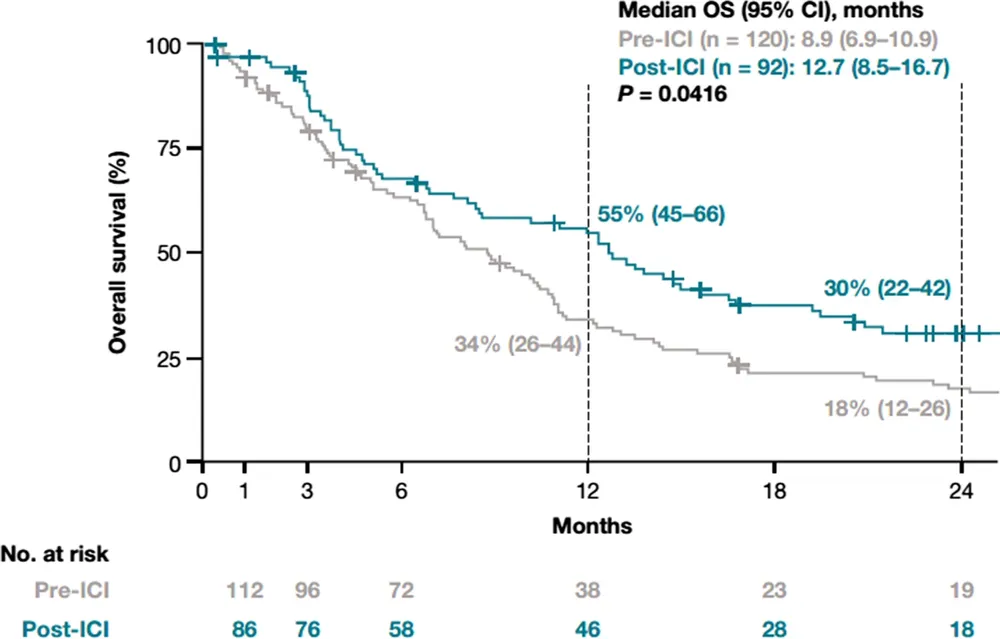
#> input picture input/Kaplan-Meier NSQ OS.webp, 1000 x 639 px, shrunk from 1594 x 1018 before the run
$ python -i color_transform.py   (imports and definitions only)
#> lines starting #> are read from the running program, lines starting #| are printed output that depends on the picture
#> further down, picture is the input picture: shape (639, 1000, 3); mean B, G, R 246.8, 246.6, 244.9
"""
Color transformation module for improving curve extraction.

When curves are difficult to extract due to color similarity with background
elements (e.g., black curves on white background with black axes/text),
this module applies automatic color transformations to improve visibility.
"""

import cv2
import numpy as np
import pandas as pd
from typing import List, Tuple, Optional, Dict
from dataclasses import dataclass
import tempfile
import os


@dataclass
class ColorTransformResult:
    """Result of a color transformation attempt."""
    transform_name: str
    transformed_image: np.ndarray
    temp_path: str
    curve_color_in_transformed: str  # What color the target curve appears as after transform


class ColorTransformer:
    """
    Automatically applies color transformations to improve curve extraction.

    Strategies:
    1. Inversion - for dark curves (black, dark gray)
    2. Channel isolation - for colored curves mixed with similar colors
    3. HSV manipulation - for curves with specific hue ranges
    """

    def __init__(self, image: np.ndarray):
        """
        Initialize with the original image.

        Args:
            image: BGR image array
        """
        self.original = image.copy()
        self.hsv = cv2.cvtColor(image, cv2.COLOR_BGR2HSV)
#> self.hsv: shape (639, 1000, 3); mean H, S, V 8.1, 3.5, 247
        self.gray = cv2.cvtColor(image, cv2.COLOR_BGR2GRAY)
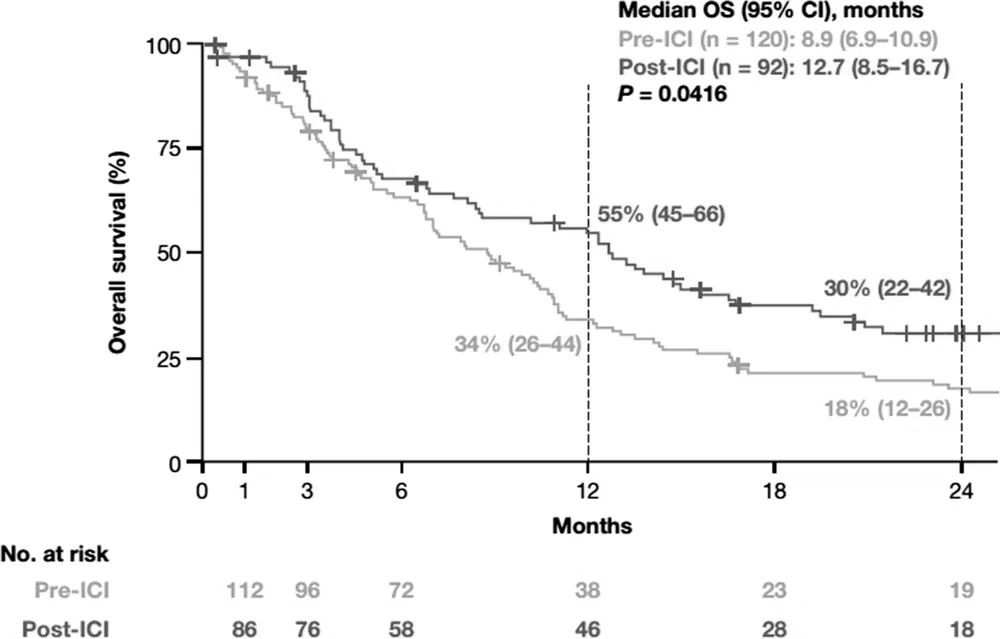
#> self.gray: shape (639, 1000); min 0, max 255, mean 246.1
        self.temp_files = []

    # [103 lines left out: functions cleanup, detect_difficult_colors, isolate_color, remove_colors, invert, not called in this run]

    def enhance_contrast(self, image: Optional[np.ndarray] = None) -> np.ndarray:
        """
        Enhance contrast using CLAHE.

        Args:
            image: Image to enhance (uses original if None)

        Returns:
            Contrast-enhanced image
        """
        img = image if image is not None else self.original

        # Convert to LAB color space
        lab = cv2.cvtColor(img, cv2.COLOR_BGR2LAB)
#> lab: shape (639, 1000, 3); mean of channels 0, 1, 2 246.8, 127.6, 127.7
        l, a, b = cv2.split(lab)
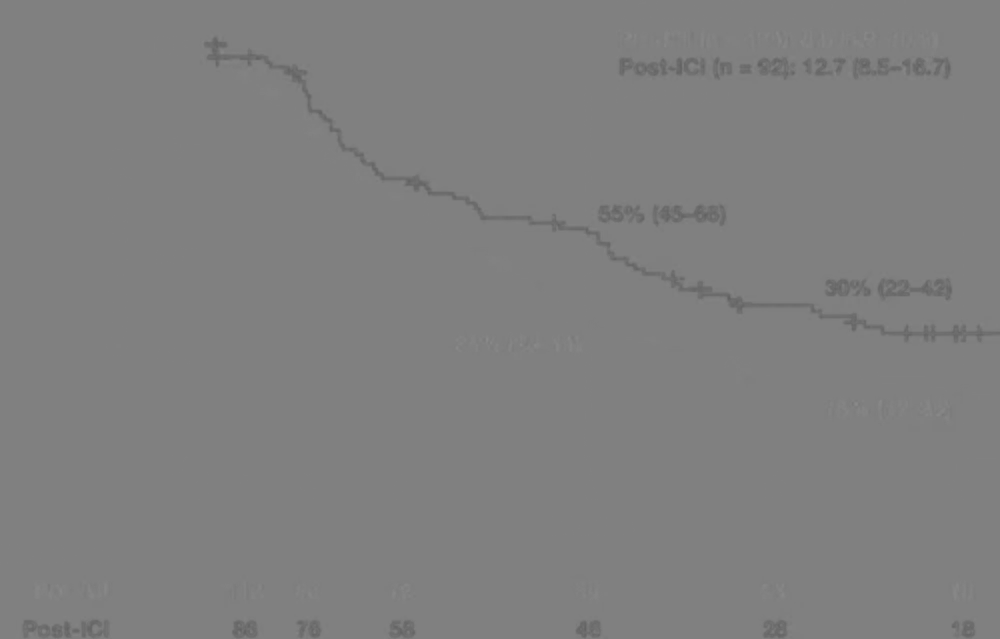
#> a: shape (639, 1000); min 97, max 138, mean 127.6

        # Apply CLAHE to L channel
        clahe = cv2.createCLAHE(clipLimit=2.0, tileGridSize=(8, 8))
        l = clahe.apply(l)

        # Merge and convert back
        lab = cv2.merge([l, a, b])
#> lab: shape (639, 1000, 3); mean of channels 0, 1, 2 245.8, 127.6, 127.7
        return cv2.cvtColor(lab, cv2.COLOR_LAB2BGR)

    # [279 lines left out: functions get_transforms_for_color, extract_curve_from_marks, validate_curve_extraction, auto_transform_and_extract, not called in this run]

>>> import cv2
>>> picture = cv2.imread('../input/Kaplan-Meier NSQ OS.webp')
>>> result = ColorTransformer(picture).enhance_contrast()

$ run again, on input/Kaplan-Meier SQ OS.webp
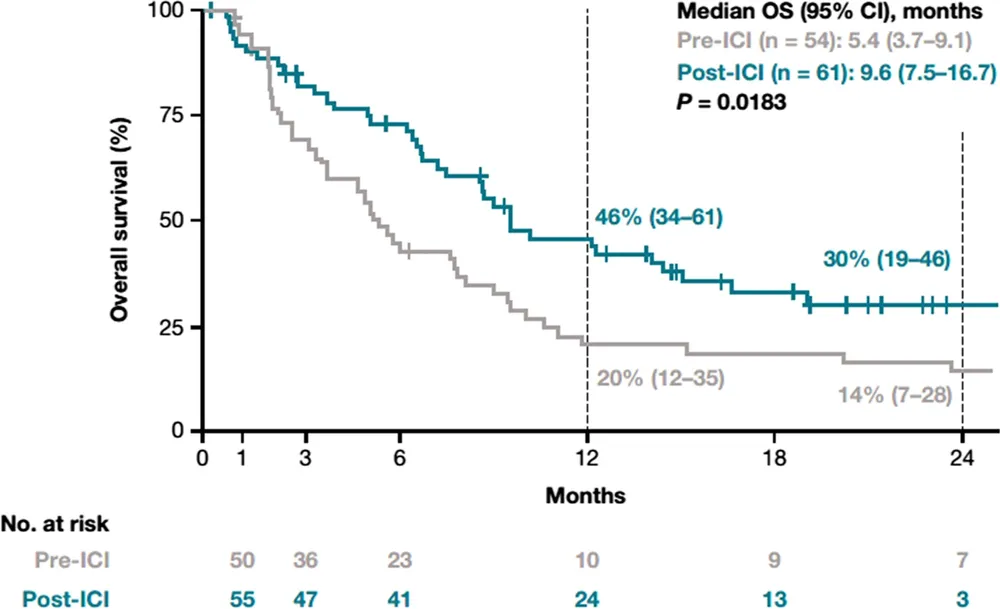
#> input picture input/Kaplan-Meier SQ OS.webp, 1000 x 609 px, shrunk from 1594 x 970 before the run
#> picture is the input picture: shape (609, 1000, 3); mean B, G, R 245.2, 245, 243
#> self.hsv: shape (609, 1000, 3); mean H, S, V 9.9, 4.2, 245.4
#> in __init__, `self.gray = cv2.cvtColor(image, cv2.COLOR_BGR2GRAY)`:
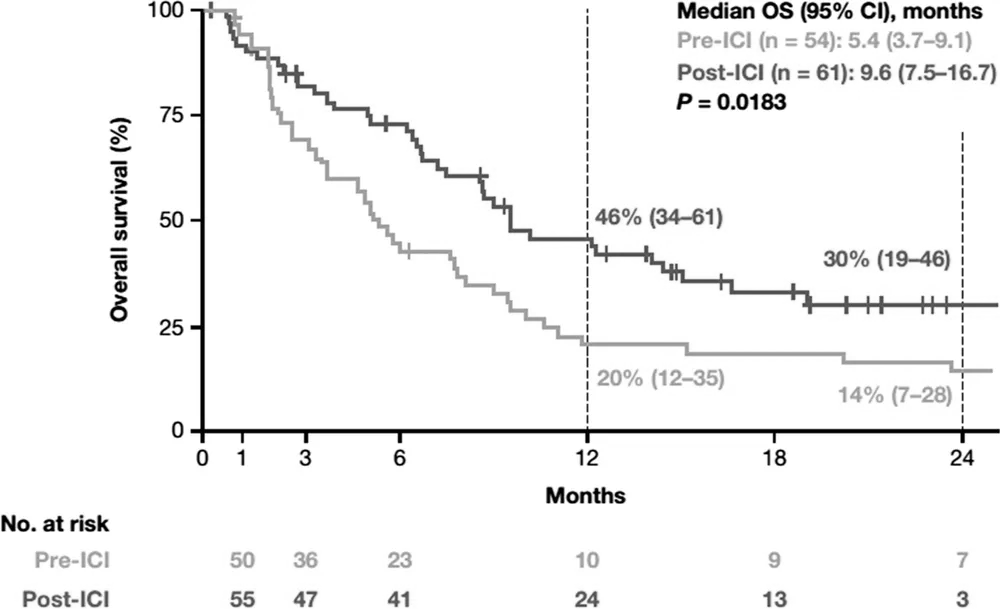
#> self.gray: shape (609, 1000); min 0, max 255, mean 244.4

$ run again, on input/Kaplan-Meier-everolimus-panel_a.png
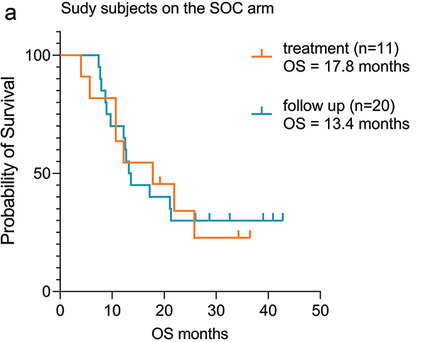
#> input picture input/Kaplan-Meier-everolimus-panel_a.png, 425 x 342 px
#> picture is the input picture: shape (342, 425, 3); mean B, G, R 244.2, 244.5, 244.5
#> self.hsv: shape (342, 425, 3); mean H, S, V 3.6, 2.6, 245.5
#> in enhance_contrast, `l, a, b = cv2.split(lab)`:
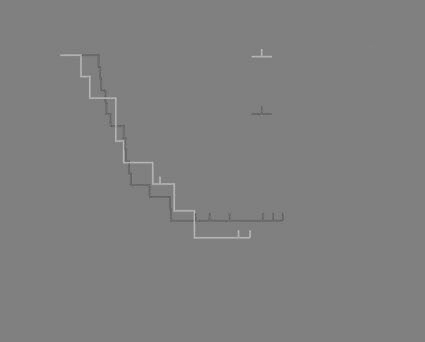
#> a: shape (342, 425); min 91, max 189, mean 128.1

$ run again, on input/Kaplan-Meier-everolimus.png
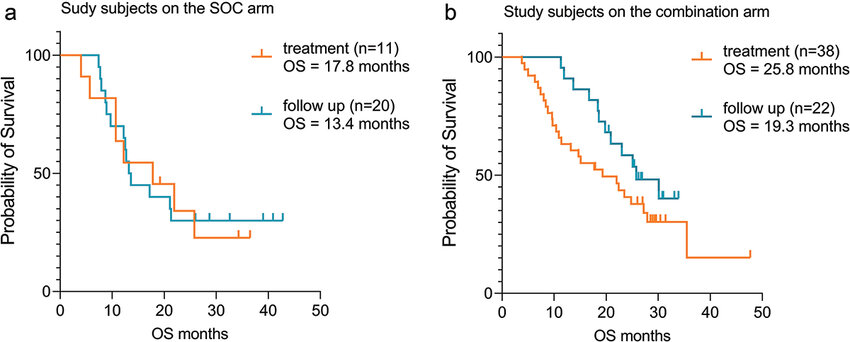
#> input picture input/Kaplan-Meier-everolimus.png, 850 x 342 px
#> picture is the input picture: shape (342, 850, 3); mean B, G, R 243.7, 244.1, 244.3
#> self.hsv: shape (342, 850, 3); mean H, S, V 3.8, 2.8, 245.2
#> in enhance_contrast, `l, a, b = cv2.split(lab)`:
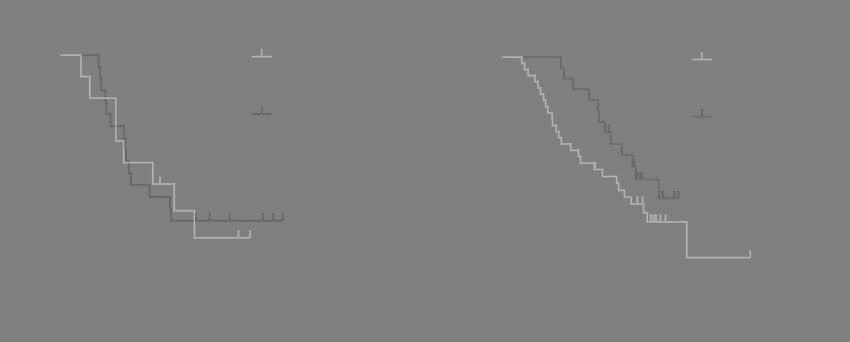
#> a: shape (342, 850); min 91, max 190, mean 128.1
